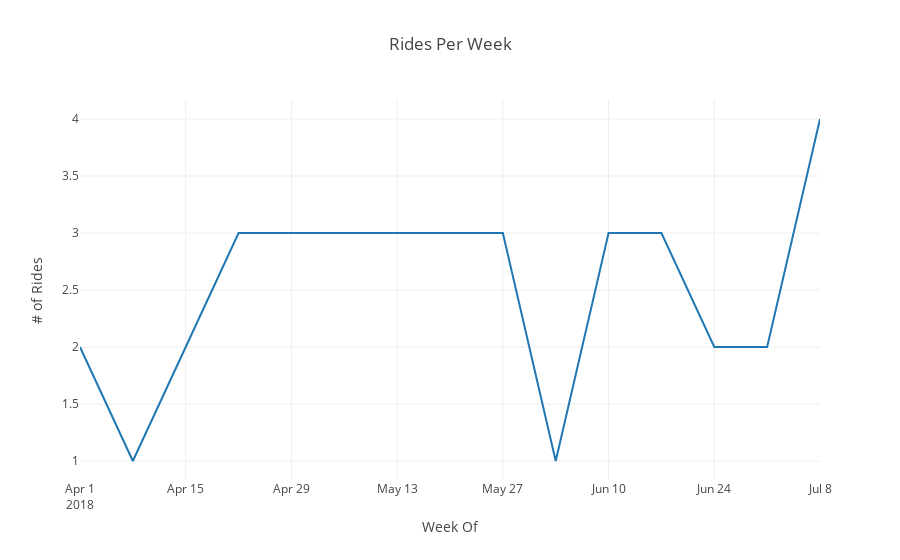

Source (notebook cell):
### Code cell
# Finally, let's see how many rides per week I've been on - seems they have been pretty steady - no surprise there

sessions_ts = sessions.set_index("start_time")
sessions_gpby = sessions_ts.groupby(pd.Grouper(freq='W')).avg_speed.count()

trace = go.Scatter(
    x = sessions_gpby.index,
    y = sessions_gpby,
    mode='lines'
)

data = [trace]

layout = go.Layout(
    title="Rides Per Week",
    xaxis=dict(
        title="Week Of"
    ),
    yaxis=dict(
        title="# of Rides"
    )
)

fig = go.Figure(data=data, layout=layout)

py.iplot(fig)

### Figure 1 — Plotly figure (JSON) as saved in the notebook; plotly's stock layout.template omitted (floating-point values rounded to 4 significant figures)
{"data": [{"mode": "lines", "type": "scatter", "uid": "337549c2-863a-11e8-b090-dca904908257", "x": ["2018-04-01", "2018-04-08", "2018-04-15", "2018-04-22", "2018-04-29", "2018-05-06", "2018-05-13", "2018-05-20", "2018-05-27", "2018-06-03", "2018-06-10", "2018-06-17", "2018-06-24", "2018-07-01", "2018-07-08"], "y": [2, 1, 2, 3, 3, 3, 3, 3, 3, 1, 3, 3, 2, 2, 4]}], "layout": {"title": "Rides Per Week", "xaxis": {"title": "Week Of"}, "yaxis": {"title": "# of Rides"}}}
